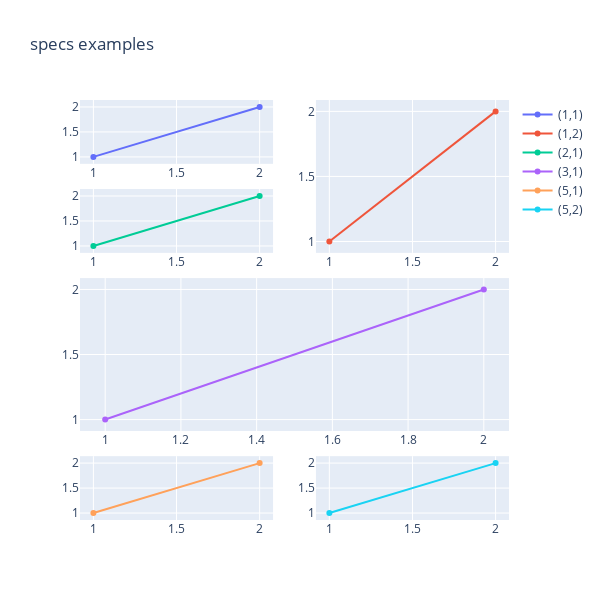

Source (notebook cell):
### Code cell
from plotly.subplots import make_subplots
import plotly.graph_objects as go

fig = make_subplots(
    rows=5, cols=2,
    specs=[[{}, {"rowspan": 2}],
           [{}, None],
           [{"rowspan": 2, "colspan": 2}, None],
           [None, None],
           [{}, {}]],
    print_grid=True)

fig.add_trace(go.Scatter(x=[1, 2], y=[1, 2], name="(1,1)"), row=1, col=1)
fig.add_trace(go.Scatter(x=[1, 2], y=[1, 2], name="(1,2)"), row=1, col=2)
fig.add_trace(go.Scatter(x=[1, 2], y=[1, 2], name="(2,1)"), row=2, col=1)
fig.add_trace(go.Scatter(x=[1, 2], y=[1, 2], name="(3,1)"), row=3, col=1)
fig.add_trace(go.Scatter(x=[1, 2], y=[1, 2], name="(5,1)"), row=5, col=1)
fig.add_trace(go.Scatter(x=[1, 2], y=[1, 2], name="(5,2)"), row=5, col=2)

fig.update_layout(height=600, width=600, title_text="specs examples")
fig.show()

### Figure 1 — Plotly figure (JSON) as saved in the notebook; plotly's stock layout.template omitted (floating-point values rounded to 4 significant figures)
{"data": [{"name": "(1,1)", "type": "scatter", "x": [1, 2], "xaxis": "x", "y": [1, 2], "yaxis": "y"}, {"name": "(1,2)", "type": "scatter", "x": [1, 2], "xaxis": "x2", "y": [1, 2], "yaxis": "y2"}, {"name": "(2,1)", "type": "scatter", "x": [1, 2], "xaxis": "x3", "y": [1, 2], "yaxis": "y3"}, {"name": "(3,1)", "type": "scatter", "x": [1, 2], "xaxis": "x4", "y": [1, 2], "yaxis": "y4"}, {"name": "(5,1)", "type": "scatter", "x": [1, 2], "xaxis": "x5", "y": [1, 2], "yaxis": "y5"}, {"name": "(5,2)", "type": "scatter", "x": [1, 2], "xaxis": "x6", "y": [1, 2], "yaxis": "y6"}], "layout": {"height": 600, "title": {"text": "specs examples"}, "width": 600, "xaxis": {"anchor": "y", "domain": [0, 0.45]}, "xaxis2": {"anchor": "y2", "domain": [0.55, 1]}, "xaxis3": {"anchor": "y3", "domain": [0, 0.45]}, "xaxis4": {"anchor": "y4", "domain": [0, 1]}, "xaxis5": {"anchor": "y5", "domain": [0, 0.45]}, "xaxis6": {"anchor": "y6", "domain": [0.55, 1]}, "yaxis": {"anchor": "x", "domain": [0.848, 1]}, "yaxis2": {"anchor": "x2", "domain": [0.636, 1]}, "yaxis3": {"anchor": "x3", "domain": [0.636, 0.788]}, "yaxis4": {"anchor": "x4", "domain": [0.212, 0.576]}, "yaxis5": {"anchor": "x5", "domain": [0, 0.152]}, "yaxis6": {"anchor": "x6", "domain": [0, 0.152]}}}
